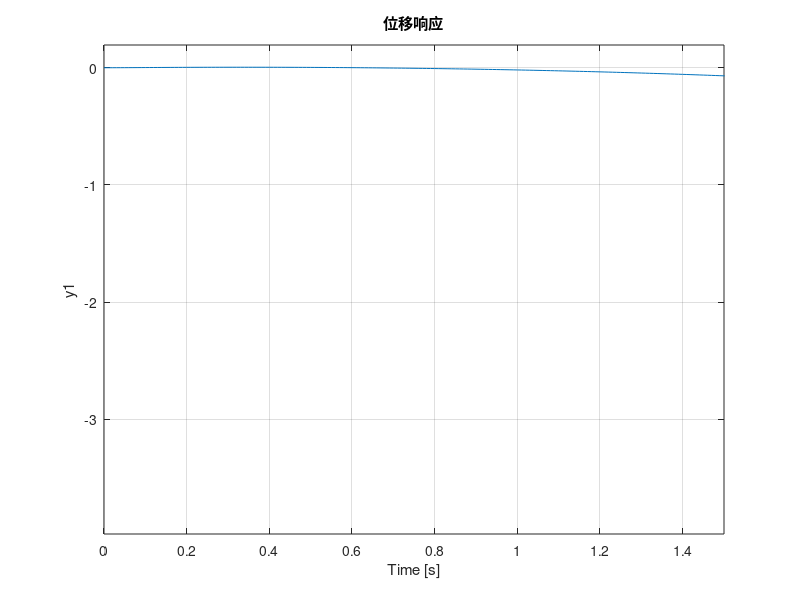

This figure's MATLAB source:
% Modeling
%% Transfer Function
mCart = 1.42;  
mPend = 0.12;
b = 0.1;     % 阻尼系数
I = 0.014;     % 转动惯量
g = 9.8;
L = 0.188;
q = (mCart+mPend)*(I+mPend*L^2)-(mPend*L)^2;
s = tf('s');
P_cart = (((I+mPend*L^2)/q)*s^2 - (mPend*g*L/q))/(s^4 + (b*(I + mPend*L^2))*s^3/q - ((mCart + mPend)*mPend*g*L)*s^2/q - b*mPend*g*L*s/q);
P_pend = (mPend*L*s/q)/(s^3 + (b*(I + mPend*L^2))*s^2/q - ((mCart + mPend)*mPend*g*L)*s/q - b*mPend*g*L/q);
sys_tf = [P_cart ; P_pend];
inputs = {'u'};
outputs = {'x'; 'phi'};
set(sys_tf,'InputName',inputs);
set(sys_tf,'OutputName',outputs);
%% PID 控制器设计
% 角度控制器
Kp_phi = 100;
Ki_phi = 1;
Kd_phi = 30;
C_phi = pid(Kp_phi, Ki_phi, Kd_phi);
% 位移控制器
Kp_x = 10;
Ki_x = 0.1;
Kd_x = 0.3;
C_x = pid(Kp_x, Ki_x, Kd_x);
%% 闭环系统
% 角度闭环系统
T1 = feedback(P_pend, C_phi);
% 位移闭环系统
T2 = feedback(1, P_pend * C_phi) * P_cart;
T2 = feedback(T2, C_x);

%% 仿真
t = 0:0.01:5;
% 角度响应
figure;
subplot(2, 1, 1);
% step(T1,t);
impulse(T1, t);
ylim([-0.05, 0.05]);
title('角度响应');
grid on;
% 位移响应
subplot(2, 1, 2);
% impulse(T2, t);
step(T2,t);
xlim([0, 1.5]);
title('位移响应');
grid on;
set(gcf, 'Position', [100, 100, 800, 600]);